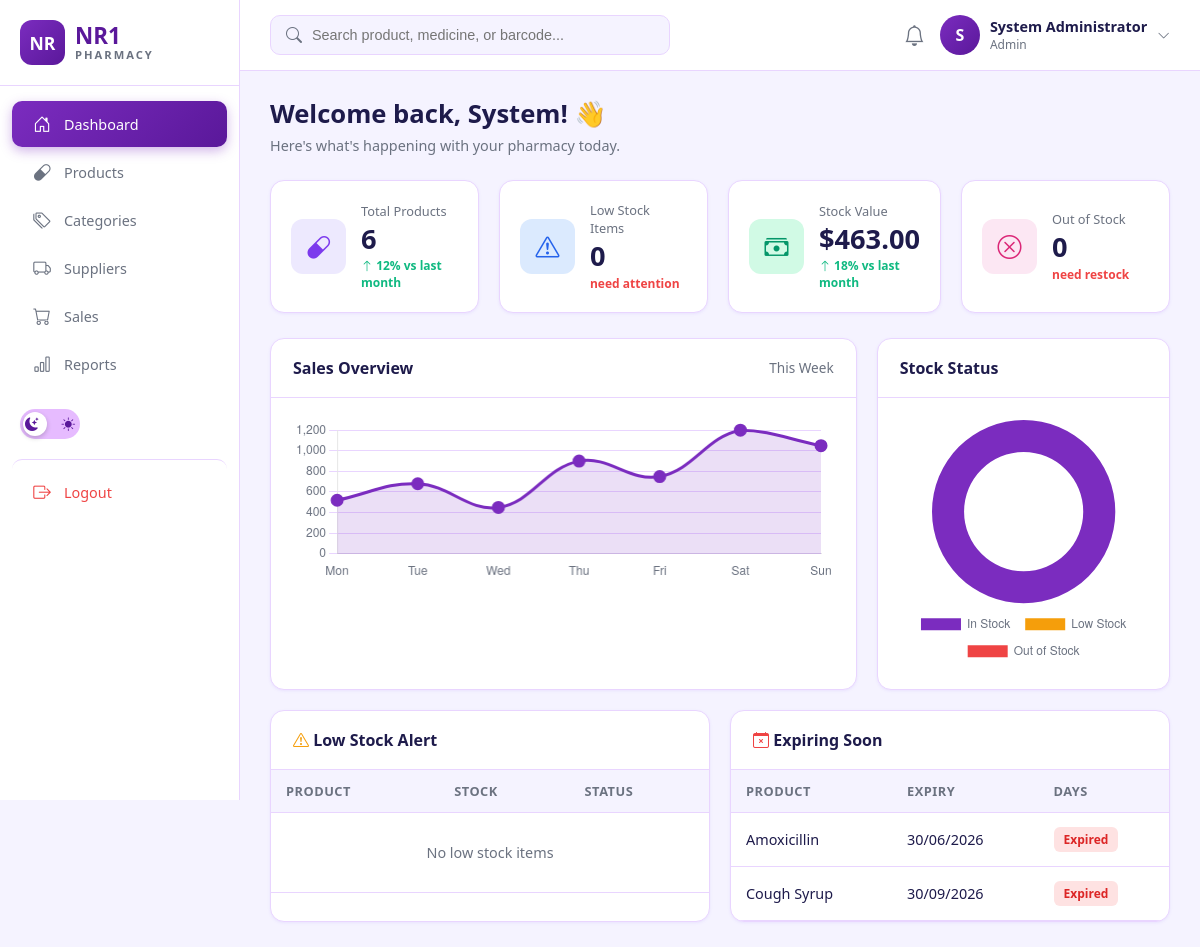
The page /src/dashboard.php (signed in) on the database its author committed.
### tables this page shows
CREATE TABLE IF NOT EXISTS medicines (
    medicine_id INT AUTO_INCREMENT PRIMARY KEY,
    name VARCHAR(150) NOT NULL,
    generic_name VARCHAR(150),
    category_id INT,
    supplier_id INT,
    batch_number VARCHAR(50),
    quantity INT NOT NULL DEFAULT 0,
    unit VARCHAR(20) DEFAULT 'tablet',
    cost_price DECIMAL(10,2) NOT NULL DEFAULT 0,
    selling_price DECIMAL(10,2) NOT NULL DEFAULT 0,
    manufacturing_date DATE,
    expiry_date DATE NOT NULL,
    reorder_level INT DEFAULT 10,
    description TEXT,
    created_at TIMESTAMP DEFAULT CURRENT_TIMESTAMP,
    updated_at TIMESTAMP DEFAULT CURRENT_TIMESTAMP ON UPDATE CURRENT_TIMESTAMP,
    FOREIGN KEY (category_id) REFERENCES categories(category_id) ON DELETE SET NULL,
    FOREIGN KEY (supplier_id) REFERENCES suppliers(supplier_id) ON DELETE SET NULL,
    INDEX idx_expiry (expiry_date),
    INDEX idx_quantity (quantity)
);

### src/db.php (called while the page is built, shortened)
<?php
function currentUser() {
    return [
        'id' => $_SESSION['user_id'] ?? null,
        'username' => $_SESSION['username'] ?? null,
        'full_name' => $_SESSION['full_name'] ?? null,
        'role' => $_SESSION['role'] ?? null,
    ];
}
function formatMoney($amount) {
    return '$' . number_format($amount, 2);
}

### src/dashboard.php (the view, shortened to what this page needs)
<?php
require_once __DIR__ . '/db.php';
$db = getDB();
$totalMedicines = $db->query("SELECT COUNT(*) AS c FROM medicines")->fetch_assoc()['c'];
$lowStock = $db->query("SELECT COUNT(*) AS c FROM medicines WHERE quantity <= reorder_level AND quantity > 0")->fetch_assoc()['c'];
$outOfStock = $db->query("SELECT COUNT(*) AS c FROM medicines WHERE quantity = 0")->fetch_assoc()['c'];
$totalStockValue = $db->query("SELECT COALESCE(SUM(quantity * selling_price), 0) AS v FROM medicines")->fetch_assoc()['v'];
$lowStockItems = $db->query("
    SELECT medicine_id, name, quantity, reorder_level
    FROM medicines
    WHERE quantity <= reorder_level
    ORDER BY quantity ASC LIMIT 5
");
$expiringItems = $db->query("
    SELECT medicine_id, name, expiry_date, quantity,
           DATEDIFF(expiry_date, CURDATE()) AS days_left
    FROM medicines
    WHERE expiry_date <= DATE_ADD(CURDATE(), INTERVAL 90 DAY)
    ORDER BY expiry_date ASC LIMIT 5
");
include __DIR__ . '/header.php';
?>
<h1 class="page-title">Welcome back, <?= htmlspecialchars(explode(' ', $user['full_name'] ?? 'Admin')[0]) ?>! 👋</h1>
<p class="page-subtitle">Here's what's happening with your pharmacy today.</p>
<div class="stat-grid">
    <div class="stat-card">
        <div class="stat-icon purple"><i class="bi bi-capsule"></i></div>
        <div class="stat-content">
            <div class="stat-label">Total Products</div>
            <div class="stat-value"><?= number_format($totalMedicines) ?></div>
            <div class="stat-change up"><i class="bi bi-arrow-up"></i> 12% vs last month</div>
        </div>
    </div>
    <div class="stat-card">
        <div class="stat-icon blue"><i class="bi bi-exclamation-triangle"></i></div>
        <div class="stat-content">
            <div class="stat-label">Low Stock Items</div>
            <div class="stat-value"><?= $lowStock ?></div>
            <div class="stat-change down">need attention</div>
        </div>
    </div>
    <div class="stat-card">
        <div class="stat-icon green"><i class="bi bi-cash-stack"></i></div>
        <div class="stat-content">
            <div class="stat-label">Stock Value</div>
            <div class="stat-value"><?= formatMoney($totalStockValue) ?></div>
            <div class="stat-change up"><i class="bi bi-arrow-up"></i> 18% vs last month</div>
        </div>
    </div>
    <div class="stat-card">
        <div class="stat-icon pink"><i class="bi bi-x-circle"></i></div>
        <div class="stat-content">
            <div class="stat-label">Out of Stock</div>
            <div class="stat-value"><?= $outOfStock ?></div>
            <div class="stat-change down">need restock</div>
        </div>
    </div>
</div>
<div style="display:grid;grid-template-columns:2fr 1fr;gap:20px;margin-bottom:20px;">
    <div class="card">
        <div class="card-header">
            <div class="card-title">Sales Overview</div>
            <span style="color:var(--text-secondary);font-size:0.85rem;">This Week</span>
        </div>
        <div class="card-body">
            <canvas id="salesChart" height="90"></canvas>
        </div>
    </div>
    <div class="card">
        <div class="card-header">
            <div class="card-title">Stock Status</div>
        </div>
        <div class="card-body" style="display:flex;justify-content:center;align-items:center;">
            <canvas id="stockChart" height="220"></canvas>
        </div>
    </div>
</div>
<div style="display:grid;grid-template-columns:1fr 1fr;gap:20px;">
    <div class="card">
        <div class="card-header">
            <div class="card-title"><i class="bi bi-exclamation-triangle" style="color:var(--warning);"></i> Low Stock Alert</div>
        </div>
        <div class="card-body" style="padding:0;">
            <div class="table-wrapper">
                <table class="data-table">
                    <thead><tr><th>Product</th><th>Stock</th><th>Status</th></tr></thead>
                    <tbody>
                    <?php if ($lowStockItems->num_rows === 0): ?>
                        <tr><td colspan="3" style="text-align:center;color:var(--text-secondary);padding:30px;">No low stock items</td></tr>
                    <?php else: while ($m = $lowStockItems->fetch_assoc()): ?>
                        <tr>
                            <td><?= htmlspecialchars($m['name']) ?></td>
                            <td><strong><?= $m['quantity'] ?></strong> / <?= $m['reorder_level'] ?></td>
                            <td>
                                <?php if ($m['quantity'] == 0): ?>
                                    <span class="badge badge-danger">Out</span>
                                <?php else: ?>
                                    <span class="badge badge-warning">Low</span>
                                <?php endif; ?>
                            </td>
                        </tr>
                    <?php endwhile; endif; ?>
                    </tbody>
                </table>
            </div>
        </div>
    </div>
    <div class="card">
        <div class="card-header">
            <div class="card-title"><i class="bi bi-calendar-x" style="color:var(--danger);"></i> Expiring Soon</div>
        </div>
        <div class="card-body" style="padding:0;">
            <div class="table-wrapper">
                <table class="data-table">
                    <thead><tr><th>Product</th><th>Expiry</th><th>Days</th></tr></thead>
                    <tbody>
                    <?php if ($expiringItems->num_rows === 0): ?>
                        <tr><td colspan="3" style="text-align:center;color:var(--text-secondary);padding:30px;">No expiring items</td></tr>
                    <?php else: while ($m = $expiringItems->fetch_assoc()): ?>
                        <tr>
                            <td><?= htmlspecialchars($m['name']) ?></td>
                            <td><?= date('d/m/Y', strtotime($m['expiry_date'])) ?></td>
                            <td>
                                <?php if ($m['days_left'] < 0): ?>
                                    <span class="badge badge-danger">Expired</span>
                                <?php elseif ($m['days_left'] <= 30): ?>
                                    <span class="badge badge-danger"><?= $m['days_left'] ?>d</span>
                                <?php else: ?>
                                    <span class="badge badge-warning"><?= $m['days_left'] ?>d</span>
                                <?php endif; ?>
                            </td>
                        </tr>
                    <?php endwhile; endif; ?>
                    </tbody>
                </table>
            </div>
        </div>
    </div>
</div>
<script>
function initCharts() {
    const isDark = document.documentElement.getAttribute('data-theme') === 'dark';
    const gridColor = isDark ? '#2d1b4e' : '#e9d5ff';
    const textColor = isDark ? '#a78bfa' : '#6b7280';
    if (window.salesChartInstance) window.salesChartInstance.destroy();
    if (window.stockChartInstance) window.stockChartInstance.destroy();
    window.salesChartInstance = new Chart(document.getElementById('salesChart'), {
        type: 'line',
        data: {
            labels: ['Mon', 'Tue', 'Wed', 'Thu', 'Fri', 'Sat', 'Sun'],
            datasets: [{
                label: 'Sales',
                data: [520, 680, 450, 900, 750, 1200, 1050],
                borderColor: '#7B2CBF',
                backgroundColor: 'rgba(123, 44, 191, 0.15)',
                tension: 0.4,
                fill: true,
                pointBackgroundColor: '#7B2CBF',
                pointRadius: 5,
                borderWidth: 3
            }]
        },
        options: {
            responsive: true,
            plugins: { legend: { display: false } },
            scales: {
                y: { beginAtZero: true, grid: { color: gridColor }, ticks: { color: textColor } },
                x: { grid: { display: false }, ticks: { color: textColor } }
            }
        }
    });
    window.stockChartInstance = new Chart(document.getElementById('stockChart'), {
        type: 'doughnut',
        data: {
            labels: ['In Stock', 'Low Stock', 'Out of Stock'],
            datasets: [{
                data: [<?= max(0, $totalMedicines - $lowStock - $outOfStock) ?>, <?= $lowStock ?>, <?= $outOfStock ?>],
                backgroundColor: ['#7B2CBF', '#f59e0b', '#ef4444'],
                borderWidth: 0
            }]
        },
        options: {
            responsive: true,
            cutout: '65%',
            plugins: {
                legend: { position: 'bottom', labels: { color: textColor, padding: 15, font: { size: 12 } } }
            }
        }
    });
}
document.addEventListener('DOMContentLoaded', initCharts);
window.addEventListener('themeChanged', initCharts);
</script>
<?php include __DIR__ . '/footer.php'; ?>

### src/assets/css/style.css (style rules this page uses)
:root { --bg-primary: #f5f3ff; --bg-secondary: #ffffff; --bg-sidebar: #ffffff; --text-primary: #1e1b4b; --text-secondary: #6b7280; --border-color: #e9d5ff; --card-shadow: 0 1px 3px rgba(139, 92, 246, 0.1); --brand-dark: #10002B; --brand-deep: #240046; --brand-primary: #3C096C; --brand-medium: #5A189A; --brand-light: #7B2CBF; --brand-lighter: #9D4EDD; --brand-accent: #C77DFF; --brand-soft: #E0AAFF; --brand-pale: #E6BBFF; --brand-pale2: #EBC9FF; --success: #10b981; --danger: #ef4444; --warning: #f59e0b; --info: #3b82f6; }
* { margin: 0; padding: 0; box-sizing: border-box; }
body { font-family: 'Segoe UI', Tahoma, sans-serif; background: var(--bg-primary); color: var(--text-primary); transition: background 0.3s ease, color 0.3s ease; }
.page-title { font-size: 1.6rem; font-weight: 700; color: var(--text-primary); margin-bottom: 5px; }
.page-subtitle { color: var(--text-secondary); font-size: 0.9rem; margin-bottom: 25px; }
.stat-grid { display: grid; grid-template-columns: repeat(4, 1fr); gap: 20px; margin-bottom: 25px; }
.stat-card { background: var(--bg-secondary); border-radius: 14px; padding: 20px; box-shadow: var(--card-shadow); border: 1px solid var(--border-color); display: flex; align-items: center; gap: 15px; transition: transform 0.2s ease, box-shadow 0.2s ease; }
.stat-icon { width: 55px; height: 55px; border-radius: 12px; display: flex; align-items: center; justify-content: center; font-size: 1.5rem; flex-shrink: 0; }
.stat-icon.purple { background: #ede9fe; color: #7c3aed; }
.stat-icon.blue { background: #dbeafe; color: #2563eb; }
.stat-icon.green { background: #d1fae5; color: #059669; }
.stat-icon.pink { background: #fce7f3; color: #db2777; }
.stat-content { flex: 1; }
.stat-label { font-size: 0.8rem; color: var(--text-secondary); margin-bottom: 3px; }
.stat-value { font-size: 1.7rem; font-weight: 700; color: var(--text-primary); line-height: 1.2; }
.stat-change { font-size: 0.75rem; font-weight: 600; margin-top: 2px; }
.stat-change.up { color: var(--success); }
.stat-change.down { color: var(--danger); }
.card { background: var(--bg-secondary); border-radius: 14px; border: 1px solid var(--border-color); box-shadow: var(--card-shadow); overflow: hidden; }
.card-header { padding: 18px 22px; border-bottom: 1px solid var(--border-color); display: flex; justify-content: space-between; align-items: center; }
.card-title { font-weight: 700; color: var(--text-primary); font-size: 1rem; }
.card-body { padding: 22px; }
.table-wrapper { overflow-x: auto; }
table.data-table { width: 100%; border-collapse: collapse; }
table.data-table th { background: var(--bg-primary); padding: 12px 15px; text-align: left; font-size: 0.8rem; font-weight: 600; color: var(--text-secondary); text-transform: uppercase; letter-spacing: 0.5px; border-bottom: 1px solid var(--border-color); }
table.data-table td { padding: 14px 15px; border-bottom: 1px solid var(--border-color); color: var(--text-primary); font-size: 0.9rem; }
.badge { padding: 4px 10px; border-radius: 6px; font-size: 0.75rem; font-weight: 600; display: inline-block; }
.badge-danger { background: #fee2e2; color: #dc2626; }

### rows shown on the page
medicines: name "Amoxicillin", expiry_date "30/06/2026"
medicines: name "Cough Syrup", expiry_date "30/09/2026"

### other values the page prints
substr($user['full_name'] ?? 'U', 0, 1) "S"
$user['full_name'] "System Administrator"
$user['role'] "Admin"
explode(' ', $user['full_name'] ?? 'Admin')[0] "System"
$totalMedicines "6"
$lowStock "0"
formatMoney($totalStockValue) "$463.00"
$outOfStock "0"
chart data {{ $lowStock }} 0
chart data {{ $outOfStock }} 0
